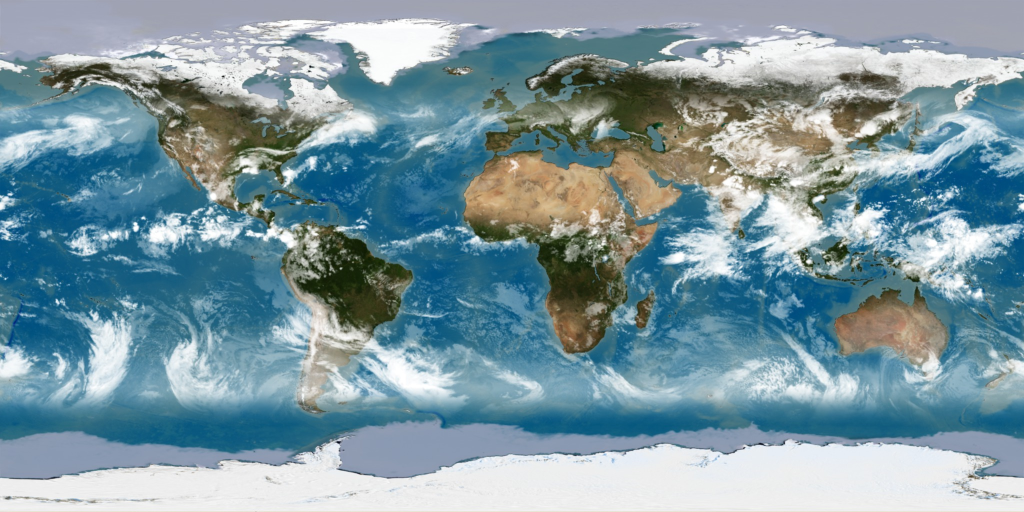
#> input picture assets/earth-equirectangular.jpg, 2048 x 1024 px (shown at 1/2 size)
$ python build-food-contact-sheets.py ../assets 100
#> lines starting #> are read from the running program, lines starting #| are printed output that depends on the picture
from __future__ import annotations

import math
import sys
from pathlib import Path

from PIL import Image, ImageDraw, ImageFont


def image_files(folder: Path) -> list[Path]:
    return sorted(
        path for path in folder.iterdir()
        if path.suffix.lower() in {".jpg", ".jpeg", ".png", ".webp", ".avif"}
    )


def load_font(size: int) -> ImageFont.ImageFont:
    for name in ("arial.ttf", "segoeui.ttf"):
        try:
            return ImageFont.truetype(name, size)
        except OSError:
            pass
    return ImageFont.load_default()


def fit_image(image: Image.Image, size: int) -> Image.Image:
    image = image.convert("RGB")
    image.thumbnail((size, size), Image.Resampling.LANCZOS)
    canvas = Image.new("RGB", (size, size), "white")
    x = (size - image.width) // 2
    y = (size - image.height) // 2
    canvas.paste(image, (x, y))
    return canvas


def build_sheet(files: list[Path], output: Path, columns: int = 4, thumb: int = 210) -> None:
    label_height = 54
    gap = 16
    rows = math.ceil(len(files) / columns)
    width = columns * thumb + (columns + 1) * gap
    height = rows * (thumb + label_height) + (rows + 1) * gap
    sheet = Image.new("RGB", (width, height), "#f7f3ee")
    draw = ImageDraw.Draw(sheet)
    font = load_font(15)
    small = load_font(12)

    for index, file_path in enumerate(files):
        row, col = divmod(index, columns)
        x = gap + col * (thumb + gap)
        y = gap + row * (thumb + label_height + gap)
        try:
            with Image.open(file_path) as source:
                image = fit_image(source, thumb)
        except OSError:
            image = Image.new("RGB", (thumb, thumb), "#eadfd4")
        sheet.paste(image, (x, y))
        draw.rectangle((x, y, x + thumb, y + thumb), outline="#d5c9bd")
        stem = file_path.stem
        number, _, name = stem.partition("-")
        draw.text((x, y + thumb + 8), f"{number} {name[:24]}", fill="#241b15", font=font)
        draw.text((x, y + thumb + 30), file_path.suffix.lower().lstrip("."), fill="#74675c", font=small)

    output.parent.mkdir(parents=True, exist_ok=True)
    sheet.save(output, quality=90)


def main() -> None:
    folder = Path(sys.argv[1])
    batch_size = int(sys.argv[2]) if len(sys.argv) > 2 else 24
    files = image_files(folder)
    out_dir = folder / "contact-sheets"
    for start in range(0, len(files), batch_size):
        batch = files[start:start + batch_size]
        output = out_dir / f"contact-{start // batch_size + 1:02d}.jpg"
        build_sheet(batch, output)
#> in build_sheet, `sheet = Image.new("RGB", (width, height), "#f7f3ee")`:
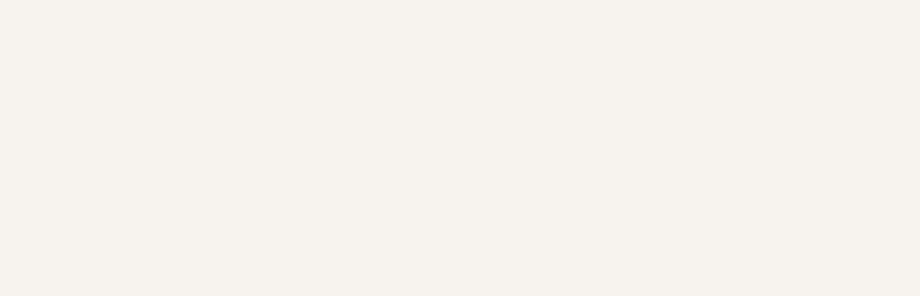
#> sheet: PIL image 920x296 RGB; mean R, G, B 247, 243, 238
#> in build_sheet, source is the input picture: PIL image 2048x1024 RGB; mean R, G, B 124.6, 151.4, 161.2
#> in fit_image, `image.thumbnail((size, size), Image.Resampling.LANCZOS)`:
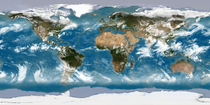
#> image: PIL image 210x105 RGB; mean R, G, B 124.7, 151.4, 161.2
#> in fit_image, `canvas = Image.new("RGB", (size, size), "white")`: canvas: PIL image 210x210 RGB; every value is 255
#> in fit_image, `canvas.paste(image, (x, y))`:
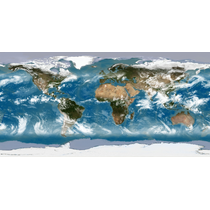
#> canvas: PIL image 210x210 RGB; mean R, G, B 189.8, 203.2, 208.1
#> in build_sheet, `sheet.paste(image, (x, y))`:
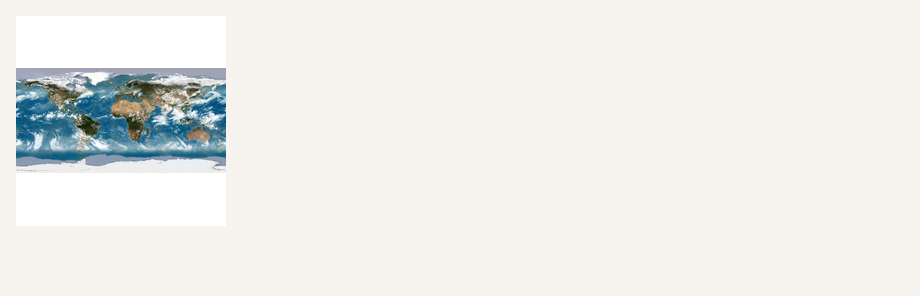
#> sheet: PIL image 920x296 RGB; mean R, G, B 237.7, 236.6, 233.2
#> in build_sheet, `sheet.save(output, quality=90)`:
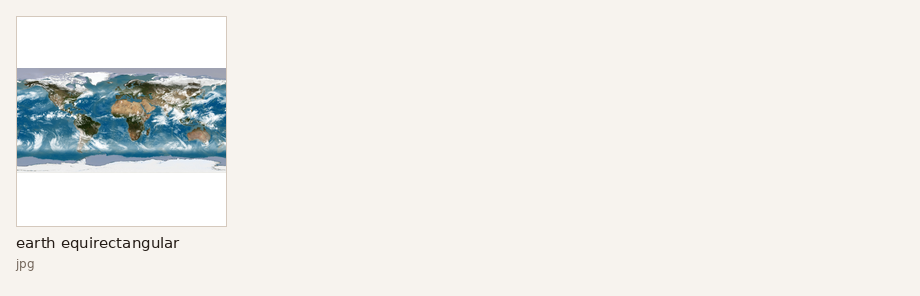
#> saved as contact-01.jpg: PIL image 920x296 RGB; mean R, G, B 237.3, 236, 232.6
        print(output)


if __name__ == "__main__":
    main()
